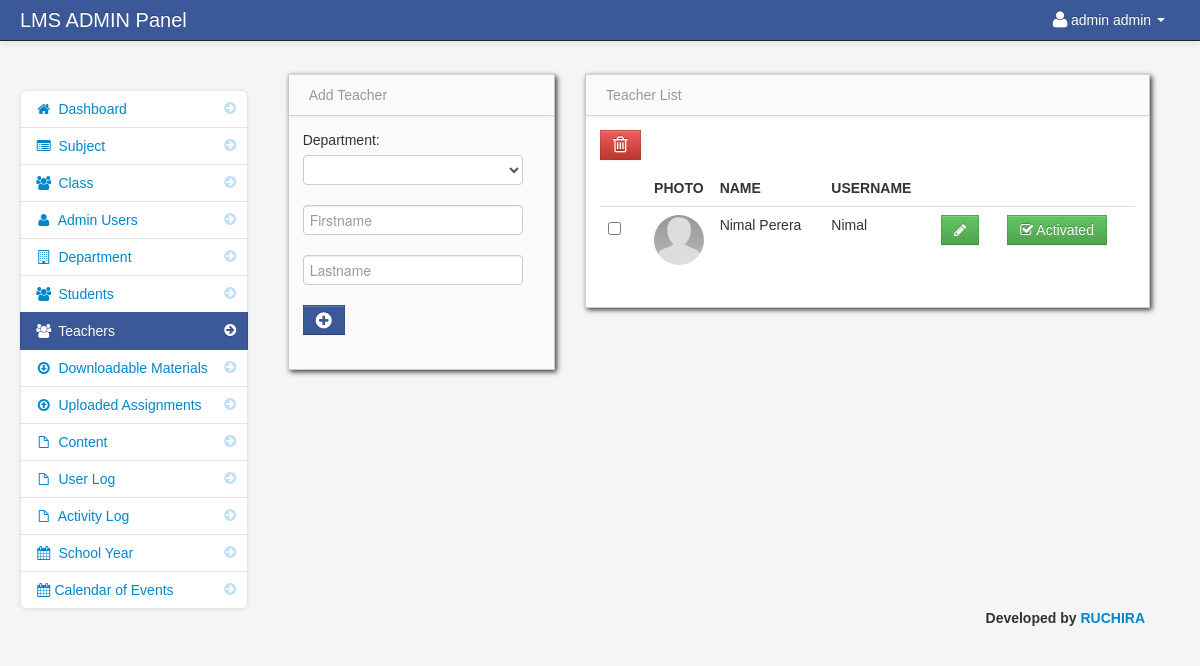
/admin/teachers.php (signed in), run on the app's committed database.
### tables this page shows
CREATE TABLE `users` (
  `user_id` int(11) NOT NULL,
  `username` varchar(100) NOT NULL,
  `password` varchar(100) NOT NULL,
  `firstname` varchar(100) NOT NULL,
  `lastname` varchar(100) NOT NULL
);

CREATE TABLE `teacher` (
  `teacher_id` int(11) NOT NULL,
  `username` varchar(100) NOT NULL,
  `password` varchar(200) NOT NULL,
  `firstname` varchar(100) NOT NULL,
  `lastname` varchar(100) NOT NULL,
  `department_id` int(11) NOT NULL,
  `location` varchar(200) NOT NULL,
  `about` varchar(500) NOT NULL,
  `teacher_status` varchar(20) NOT NULL,
  `teacher_stat` varchar(100) NOT NULL
);

### admin/session.php (called while the page is built, shortened)
<?php
$session_id=$_SESSION['id'];
?>

### admin/teachers.php (the view, shortened to what this page needs)
<?php include('header.php'); ?>
<?php include('session.php'); ?>
    <body>
		<?php include('navbar.php'); ?>
        <div class="container-fluid">
            <div class="row-fluid">
				<?php include('teacher_sidebar.php'); ?>
				<div class="span3" id="adduser">
				<?php include('add_teacher.php'); ?>
				</div>
                <div class="span6" id="">
                     <div class="row-fluid">
                        <div id="block_bg" class="block">
                            <div class="navbar navbar-inner block-header">
                                <div class="muted pull-left">Teacher List</div>
                            </div>
                            <div class="block-content collapse in">
                                <div class="span12">
  									<form action="delete_teacher.php" method="post">
  									<table cellpadding="0" cellspacing="0" border="0" class="table" id="example">
									<a data-toggle="modal" href="#teacher_delete" id="delete"  class="btn btn-danger" name=""><i class="icon-trash icon-large"></i></a>
										<thead>
										    <tr>
                                    <th></th>
                                    <th>Photo</th>
                                    <th>Name</th>
                                    <th>Username</th>
                                    <th></th>
                                </tr>
										</thead>
										<tbody>
												 <?php
                                    $teacher_query = mysqli_query($conn,"select * from teacher") or die(mysqli_error());
                                    while ($row = mysqli_fetch_array($teacher_query)) {
                                    $id = $row['teacher_id'];
                                    $teacher_stat = $row['teacher_stat'];
                                        ?>
									<tr>
										<td width="30">
										<input id="optionsCheckbox" class="uniform_on" name="selector[]" type="checkbox" value="<?php echo $id; ?>">
										</td>
                                    <td width="40"><img class="img-circle" src="<?php echo $row['location']; ?>" height="50" width="50"></td>
                                    <td><?php echo $row['firstname'] . " " . $row['lastname']; ?></td>
                                    <td><?php echo $row['username']; ?></td>
									<td width="50"><a href="edit_teacher.php<?php echo '?id='.$id; ?>" class="btn btn-success"><i class="icon-pencil"></i></a></td>
									<?php if ($teacher_stat == 'Activated' ){ ?>
									<td width="120"><a href="de_activate.php<?php echo '?id='.$id; ?>" class="btn btn-danger"><i class="icon-remove"></i> Deactivate</a></td>
									<?php }else{ ?>
									<td width="120"><a href="edit_teacher.php<?php echo '?id='.$id; ?>" class="btn btn-success"><i class="icon-check"></i> Activated</a></td>
									<?php } ?>
                                </tr>
                            <?php } ?>
										</tbody>
									</table>
									</form>
                                </div>
                            </div>
                        </div>
                    </div>
                </div>
            </div>
		<?php include('footer.php'); ?>
        </div>
		<?php include('script.php'); ?>
    </body>
</html>

### admin/navbar.php (shortened to what this page needs)
<div class="navbar navbar-fixed-top navbar-inverse">
          <div class="navbar-inner">
              <div class="container-fluid">
                  <span class="brand" href="#"> LMS ADMIN Panel</span>
                  <div class="nav-collapse collapse">
                      <ul class="nav pull-right">
				<?php $query= mysqli_query($conn,"select * from users where user_id = '$session_id'")or die(mysqli_error());
						$row = mysqli_fetch_array($query);
				?>
                          <li class="dropdown">
                              <a href="#" role="button" class="dropdown-toggle" data-toggle="dropdown"> <i class="icon-user icon-large"></i><?php echo $row['firstname']." ".$row['lastname'];  ?> <i class="caret"></i>
                              </a>
                          </li>
                      </ul>
                  </div>
              </div>
          </div>
      </div>

### admin/assets/styles.css (style rules this page uses)
body { padding-top: 60px; padding-bottom: 40px; background-color: #f5f5f5; }
.block { background: url("../images/pixel-60fff.png") repeat scroll 0 0 rgba(0, 0, 0, 0) !important; border: 1px solid #ccc; background: white; margin: 1em 0em; border-top: none; -webkit-box-shadow: 2px 2px 5px rgba(0, 0, 6, 0.75); -moz-box-shadow: 2px 2px 5px rgba(0, 0, 6, 0.75); box-shadow: 2px 2px 5px rgba(0, 0, 6, 0.75); }
.block-content { margin: 1em; min-height: .25em; }
.block-header { margin-bottom: 0px; border-right: none; border-left: none; -webkit-border-radius: 0px; -moz-border-radius: 0px; border-radius: 0px; }
.block-header div { padding-top: 10px; }

### data on the page
users: firstname "admin", lastname "admin"
teacher: location (placeholder picture), firstname "Nimal", lastname "Perera", username "Nimal"
